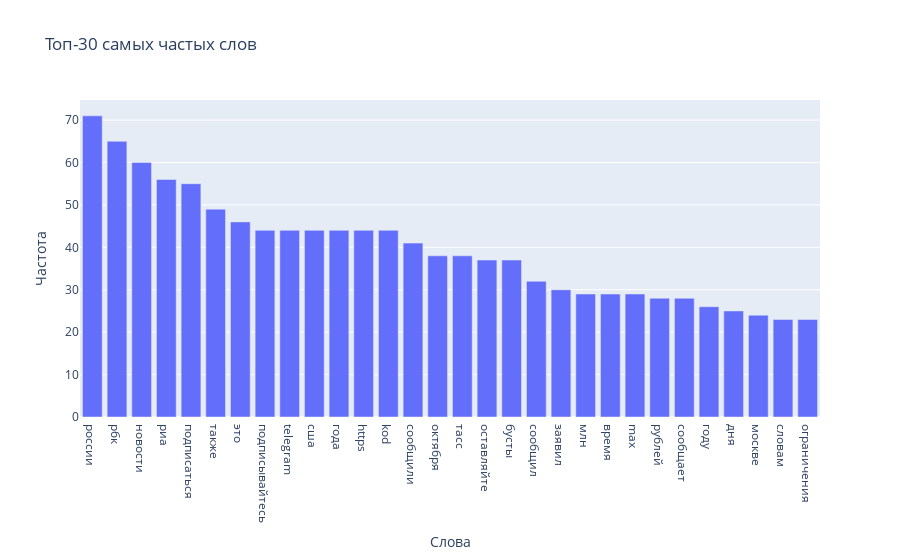

Notebook cell for this chart:
### Code cell
def create_word_visualizations(token_stats):
    """Создание визуализаций для слов"""
    
    # Топ-30 самых частых слов
    top_words = token_stats['top_words'][:30]

    fig = px.bar(x=[word[0] for word in top_words], 
                 y=[word[1] for word in top_words],
                 title="Топ-30 самых частых слов",
                 labels={'x': 'Слова', 'y': 'Частота'})
    fig.show()

    # Облако слов
    wordcloud = WordCloud(
        width=800, 
        height=400, 
        background_color='white',
        colormap='viridis',
        max_words=100
    ).generate_from_frequencies(token_stats['word_freq'])

    plt.figure(figsize=(12, 6))
    plt.imshow(wordcloud, interpolation='bilinear')
    plt.axis('off')
    plt.title('Облако слов (после очистки от стоп-слов)')
    plt.show()

create_word_visualizations(token_stats)

### Figure 1 — Plotly figure (JSON) as saved in the notebook; plotly's stock layout.template omitted (floating-point values rounded to 4 significant figures)
{"data": [{"hovertemplate": "Слова=%{x}<br>Частота=%{y}<extra></extra>", "legendgroup": "", "marker": {"color": "#636efa", "pattern": {"shape": ""}}, "name": "", "orientation": "v", "showlegend": false, "textposition": "auto", "type": "bar", "x": ["россии", "рбк", "новости", "риа", "подписаться", "также", "это", "подписывайтесь", "telegram", "сша", "года", "https", "kod", "сообщили", "октября", "тасс", "оставляйте", "бусты", "сообщил", "заявил", "млн", "время", "max", "рублей", "сообщает", "году", "дня", "москве", "словам", "ограничения"], "xaxis": "x", "y": [71, 65, 60, 56, 55, 49, 46, 44, 44, 44, 44, 44, 44, 41, 38, 38, 37, 37, 32, 30, 29, 29, 29, 28, 28, 26, 25, 24, 23, 23], "yaxis": "y"}], "layout": {"barmode": "relative", "legend": {"tracegroupgap": 0}, "title": {"text": "Топ-30 самых частых слов"}, "xaxis": {"anchor": "y", "domain": [0, 1], "title": {"text": "Слова"}}, "yaxis": {"anchor": "x", "domain": [0, 1], "title": {"text": "Частота"}}}}
